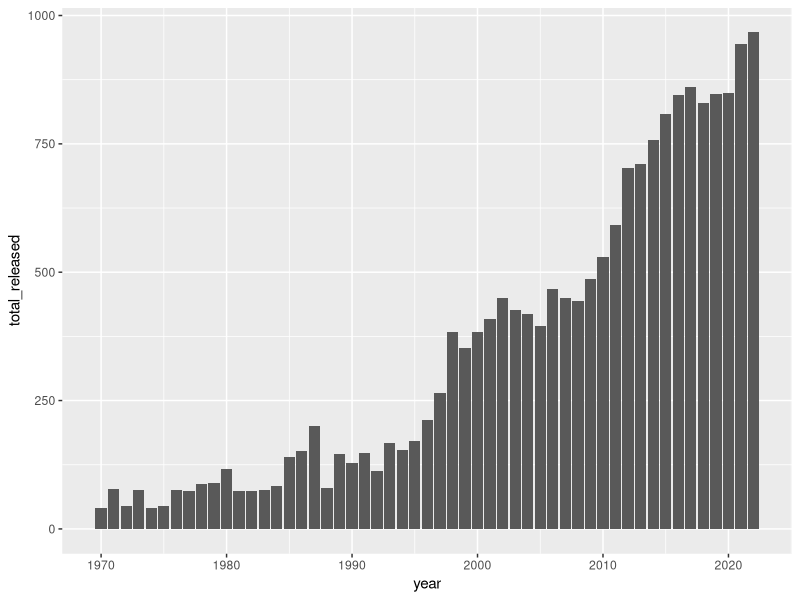

Reproduce this figure in R.
## ---- chunk 1
knitr::opts_chunk$set(echo = TRUE)
## ---- chunk 2
library(tidyverse)
## ---- chunk 3
lego <- read_csv("lego/lego_sets.csv")
hpdialogue <- read_csv("harrypotter/Dialogue.csv")
hpcharacters <- read_csv("harrypotter/Characters.csv")
## ---- chunk 4
glimpse(lego)
## ---- chunk 5
lego %>%
  group_by(year) %>%
  count() %>%
  rename(total_released = n) %>%
  ggplot(aes(x = year, y = total_released)) +
  geom_col()
## ---- chunk 6

